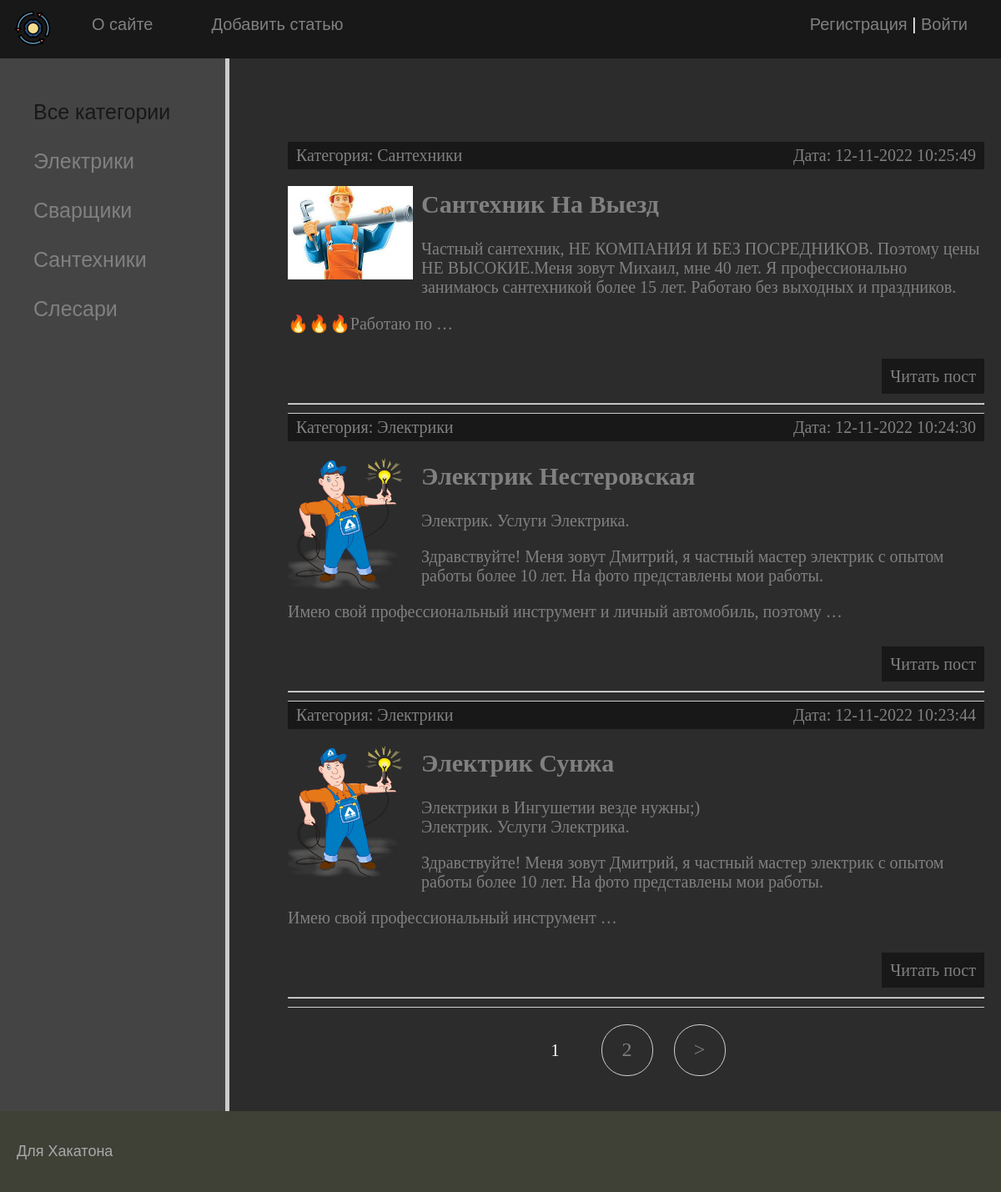
The page / on the database its author committed.
### basa/models.py (models this page shows, shortened)
class Category(models.Model):
    name = models.CharField(max_length=100, db_index=True, verbose_name="Категория")
    slug = models.SlugField(max_length=255, unique=True, db_index=True, verbose_name="URL")
    def __str__(self):
        return self.name
    def get_absolute_url(self):
        return reverse('category', kwargs={'cat_slug': self.slug})
    class Meta:
        verbose_name = 'Категория'
        verbose_name_plural = 'Категории'
        ordering = ['id']

class Summary(models.Model):
    title = models.CharField(max_length=300, verbose_name="Заголовок")
    slug = models.SlugField(max_length=255, unique=True, db_index=True, verbose_name="URL")
    content = models.TextField(blank=True, verbose_name="Текст публикации")
    photo = models.ImageField(upload_to="photos/%Y/%m/%d/", verbose_name="Фото")
    time_create = models.DateTimeField(auto_now_add=True, verbose_name="Время создания")
    time_update = models.DateTimeField(auto_now=True, verbose_name="Время изменения")
    is_published = models.BooleanField(default=True, verbose_name="Публикация")
    cat = models.ForeignKey('Category', on_delete=models.PROTECT, verbose_name="Категории")
    def get_absolute_url(self):
        return reverse('post', kwargs={'post_slug': self.slug})
    class Meta:
        verbose_name = 'Объявления'
        verbose_name_plural = 'Объявления'
        ordering = ['-time_create']

### basa/views.py (the view)
# urls.py: path('', HomeServices.as_view(), name='home'),
class HomeServices(DataMixin, ListView):
    model = Summary
    template_name = 'basa/index.html'
    context_object_name = 'posts'
    def get_context_data(self, *, object_list=None, **kwargs):
        context = super().get_context_data(**kwargs)
        c_def = self.get_user_context(title="Главная страница")
        return dict(list(context.items()) + list(c_def.items()))
    def get_queryset(self):
        return Summary.objects.filter(is_published=True).select_related('cat')

### basa/utils.py (called while the page is built)
    def get_user_context(self, **kwargs):
        context = kwargs
        cats = Category.objects.all()
        context['menu'] = menu
        context['cats'] = cats
        if 'cat_selected' not in context:
            context['cat_selected'] = 0
        return context

### basa/templates/basa/index.html (shortened to what this page needs)
{% extends 'basa/base.html' %}
{% block content %}
<ul class="list-articles">
    {% for p in posts %}
        <li><div class="article-panel">
    <p class="first">Категория: {{p.cat}}</p>
    <p class="last">Дата: {{p.time_update|date:"d-m-Y H:i:s"}}</p>
</div>
{% if p.photo %}
    <p><img class="img-article-left thumb" src="{{p.photo.url}}"></p>
{% endif %}
            <h2>{{p.title}}</h2>
        <p>{{p.content|linebreaks|truncatewords:30}}</p>
        <p class="link-read-post"><a href="{{ p.get_absolute_url }}">Читать пост</a></p>
        <hr>
        </li>
    {% endfor %}
</ul>
{% endblock %}

### basa/templates/basa/base.html (shortened to what this page needs)
{% load static %}
{% load basa_tags %}
<!DOCTYPE html>
<html>
<head>
    <link type="text/css" href="{% static 'basa/css/styles.css' %}" rel="stylesheet" />
</head>
<body>
<table class="table-page" border=0 cellpadding="0" cellspacing="0">
<tr><td valign=top>
{% block mainmenu %}
        <div class="header">
            <ul id="mainmenu" class="mainmenu">
            <li class="logo"><a href="{% url 'home' %}"><div class="logo"></div></a></li>
{% for m in menu %}
            <li><a href="{% url m.url_name %}">{{m.title}}</a></li>
{% endfor %}
                {% if request.user.is_authenticated %}
                <li class="last"> {{user.username}} | <a href="{% url 'logout' %}">Выйти</a> </li>
                {% else %}
                <li class="last"><a href="{% url 'register' %}">Регистрация</a> | <a href="{% url 'login' %}">Войти</a></li>
                {% endif %}
            </ul>
        </div>
{% endblock mainmenu %}
<table class="table-content" border=0 cellpadding="0" cellspacing="0">
<tr>
    <td valign="top" class="left-chapters">
    <ul id="leftchapters">
{% if cat_selected == 0 %}
        <li class="selected">Все категории</li>
{% else %}
        <li><a href="{% url 'home' %}">Все категории</a></li>
{% endif %}
{% for c in cats %}
    {% if c.pk == cat_selected %}
        <li class="selected">{{c.name}}</li>
    {% else %}
        <li><a href="{{ c.get_absolute_url }}">{{c.name}}</a></li>
    {% endif %}
{% endfor %}
    </ul>
</td>
<td valign="top" class="content">
    <div class="content-text">
{% block content %}
{% endblock %}
{% if page_obj.has_other_pages %}
<nav class="list-pages">
    <ul>
        {% for p in paginator.page_range %}
        {% if page_obj.number == p %}
        <li class="page-num page-num-selected">{{ p }}</li>
        {% elif p >= page_obj.number|add:-1 and p <= page_obj.number|add:1 %}
        <li class="page-num">
            <a href="?page={{ p }}">{{ p }}</a>
        </li>
        {% endif %}
        {% endfor %}
{% if page_obj.has_next %}
<li class="page-num">
    <a href="?page={{ page_obj.next_page_number }}">&gt;</a>
</li>
{% endif %}
    </ul>
</nav>
{% endif %}
    </div>
</td></tr></table>
</td></tr>
<tr><td valign=top>
    <div id="footer">
        <p>Для Хакатона</p>
    </div>
</td></tr></table>
</body>
</html>

### basa/static/basa/css/styles.css (style rules this page uses)
html, body { background: #2c2c2c; font-family: 'Arial'; margin: 0; padding: 0; height: 100%; width: 100%; color: #444; }
a { color: #2c2c2c; text-decoration: none; }
img { max-width: 600px; height: auto; }
img.img-article-left { max-width: 300px; height: auto; float: left; padding: 0 10px 10px 0; }
img.img-article-left.thumb { max-width: 150px; height: auto; }
p.link-read-post { text-align: right; }
p.link-read-post a { padding: 10px; min-width: 100px; background: #181818; color: #808080; text-decoration: none; }
div.article-panel { background: #181818; padding: 5px 10px 5px 10px; box-sizing border-box; overflow: hidden; color: #808080; }
div.article-panel p.first { margin: 0; float: left; }
div.article-panel p.last { margin: 0; float: right; }
ul.list-articles { list-style: none; margin: 0; padding: 0; }
ul.list-articles li { border-bottom: 1px solid #ccc; }
.table-page { width: 100%; height: 100%; vertical-align: top; }
.table-page tr { height: 100%; }
.header { background: #181818; height: 70px; }
.logo { background: url('../images/logo.png') no-repeat 15px 10px; width: 80px; height: 70px; }
ul.mainmenu { list-style: none; margin: 0; padding: 0; height: 60px; color: #fff; font-size: 20px; overflow: hidden; }
ul.mainmenu li { float: left; margin: 18px 40px 0 30px; }
ul.mainmenu li.logo { margin: 0; }
ul.mainmenu li.last { float: right; }
ul.mainmenu li a { color: #808080; text-decoration: none; }
.table-content { width: 100%; min-height: 100%; height: 100%; }
.left-chapters { margin: 0; background: #444; border-right: 5px solid #ccc; min-height: 100%; }
.left-chapters ul { width: 230px; min-height: 100%; margin: 0; padding: 20px 0px 10px 40px; list-style: none; font-size: 25px; }
.left-chapters ul li { margin: 30px 0 0 0; color: #fff; }
.left-chapters ul li.selected { color: #181818; }
.left-chapters ul li a { color: #808080; text-decoration: none; }
.content { padding: 40px 20px 20px 40px; width: 100%; box-sizing: border-box; }
.content-text { margin: 60px 0 0 30px; color: #808080; font-size: 20px; font-family: Yandex Sans Display Light; }
#footer { box-sizing: border-box; background: #3F4137; padding: 20px; color: #aaa; font-size: 18px; font-family: Verdana, Geneva, Arial, Helvetica; text-align: left; overflow: hidden; }
.list-pages { text-align: center; margin: 0 0 20px 0; }
.list-pages ul { margin: 20px 0 0 0; padding: 0; list-style: none; }
.list-pages ul li { display: inline-block; margin: 0 20px 0 0; }
.list-pages a { color: #808080; font-size: 24px; text-decoration: none; }
.list-pages .page-num, .page-num-selected { display: inline-block; width: 60px; height: 44px; padding: 16px 0 0 0; border: 1px solid #d0d0d0; border-radius: 30px; }
.list-pages .page-num-selected { border: none; color: #fff; font-size: 20px; }

### rows shown on the page
Category: name "Электрики"
Category: name "Сварщики"
Category: name "Сантехники"
Category: name "Слесари"
Summary: cat "Сантехники", time_update "12-11-2022 10:25:49", photo (picture), title "Сантехник На Выезд", content "Частный сантехник, НЕ КОМПАНИЯ И БЕЗ ПОСРЕДНИКОВ. Поэтому цены НЕ ВЫСОКИЕ.Меня зовут Михаил, мне 40 лет. Я профессионально занимаюсь сантехникой более 15 лет. Работаю без выходных и праздников. 🔥🔥🔥Рaботaю по …"
Summary: cat "Электрики", time_update "12-11-2022 10:24:30", photo (picture), title "Электрик Нестеровская", content "Электрик. Услуги Электрика. Здравствуйте! Меня зовут Дмитрий, я частный мастер электрик с опытом работы более 10 лет. На фото представлены мои работы. Имею свой профессиональный инструмент и личный автомобиль, поэтому …"
Summary: cat "Электрики", time_update "12-11-2022 10:23:44", photo (picture), title "Электрик Сунжа", content "Электрики в Ингушетии везде нужны;) Электрик. Услуги Электрика. Здравствуйте! Меня зовут Дмитрий, я частный мастер электрик с опытом работы более 10 лет. На фото представлены мои работы. Имею свой профессиональный инструмент …"

### other values the page prints
{{ m.title }} "О сайте" "Добавить статью"
{{ p }} "1"
{{ p }} "2"
